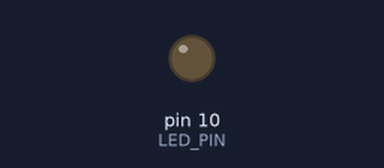
The sketch below on a simulated Arduino Uno, built with avr-gcc and run on an emulated ATmega328P. Shown: output pins drawn as LEDs (lit = HIGH).

Above: at 0.1 s.
Timing chart, 0 to 1.6 s (numbered marks = the images above):
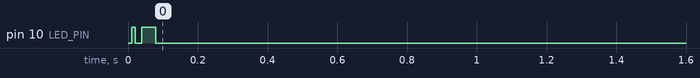

The sketch:

code.ino
```cpp
// Arduino port of selftests/harness/app_start_timing: checks that
// `at` is measured from setup() entry. Sharp LED edges sit close to app start,
// and the paired test samples 5 ms either side of each, so an origin off by
// more than ~5 ms reads the wrong plateau:
//
//   t=0    setup() begins, LED off
//   t=10   LED on
//   t=20   LED off
//   t=40   LED on
//   t=80   LED off, and stays off
//
// Each edge is measured from a t0 captured at setup() entry rather than
// chained delays, so per-delay rounding does not accumulate.
const int LED_PIN = 10;

unsigned long t0_us;

void setAtMs(unsigned long target_ms, int level) {
  // Busy-wait on micros(): delay() rounds to the FreeRTOS tick, the same
  // order as the margins under test.
  while ((micros() - t0_us) / 1000 < target_ms) {
  }
  digitalWrite(LED_PIN, level);
}

void setup() {
  t0_us = micros();
  pinMode(LED_PIN, OUTPUT);
  digitalWrite(LED_PIN, LOW);

  setAtMs(10, HIGH);
  setAtMs(20, LOW);
  setAtMs(40, HIGH);
  setAtMs(80, LOW);
}

void loop() {
  delay(1000);
}
```
